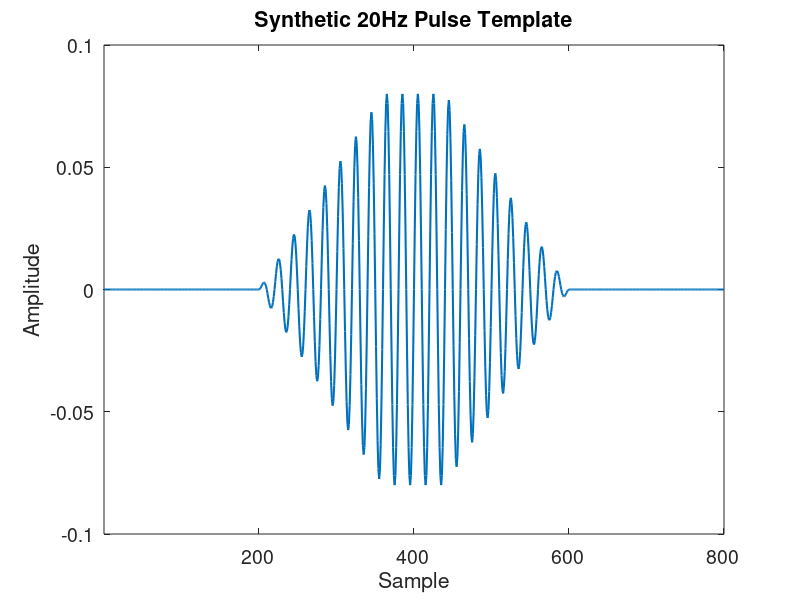

Write the MATLAB code that produced this figure. (Note: this script raises an error after producing the figure.)
% Create synthetic call waveform template
fs = 400; % Sampling frequency
dt = 1/fs; % seconds per sample 
dur = 2; % duration of signal (seconds)
t = (0:dt:dur)'; % timestamps of samples (seconds)
F = 20; % desired signal frequency (Hz) 
amp = [0.*(t(t<0.5));(t(t>=0.5 & t<0.9)-0.5).*0.2;0.08.*(ones(sum(t>=0.9 & t<=1.1),1));(flipud(t(t>=1.1 & t<1.5))-1.1).*0.2;0.*(t(t>1.5))];
data = amp.*sin(2*pi*F*t);

figure(1);clf
plot(data,'LineWidth',1.5);
xlim([1,length(data)])
ylim([-0.1 0.1])
xlabel('Sample')
ylabel('Amplitude')
set(gca,'FontSize',14)
title('Synthetic 20Hz Pulse Template');

saveas(gcf,'C:\Users\rec297\CCB\Teaching\MatchedFilterSyntheticTemplate.png')

figure(1);clf
plot(data,'-r');
xlim([1,length(data)])
ylim([-0.1 0.1])
xticklabels({})
yticklabels({})
set(gca,'color','none')
export_fig('C:\Users\rec297\CCB\Teaching\MatchedFilterSyntheticTemplate_noBackground.png','-transparent',1)

%% Load real data
inFile = 'C:\Users\rec297\CCB\Teaching\NYSDEC01_20171101_151140.wav';
info = audioinfo(inFile);
[y,Fs] = audioread(inFile);
y = double(y(:,3));

% Get call to use as natural waveform template
niceCall = y(37.3*info.SampleRate:39.3*info.SampleRate);
[b,a] = butter(5,0.15);
cleanCall = filter(b,a,niceCall);

figure(1);clf
plot(cleanCall,'LineWidth',1.5);
ylim([-0.1 0.1])
xlim([1,length(cleanCall)])
xlabel('Sample')
ylabel('Amplitude')
set(gca,'FontSize',14)
title('Natural 20Hz Pulse Template');

saveas(gcf,'C:\Users\rec297\CCB\Teaching\MatchedFilterNaturalTemplate.png')

%% Plot raw data w 20Hz pulses

NFFT = 256;
win = hann(NFFT);
overlap = floor(NFFT*0.75);

[s,f,t] = spectrogram(y(30*info.SampleRate:90*info.SampleRate),win,overlap,NFFT,info.SampleRate);
s = 20*log10(abs(s));

figure(2),clf
subplot(2,1,1)
plot(y(30*info.SampleRate:90*info.SampleRate))
xlabel('Sample')
ylabel('Normalized Amplitude')
xlim([1,length(y(30*info.SampleRate:90*info.SampleRate))])
ylim([-0.1 0.12])
set(gca,'FontSize',14)
subplot(2,1,2)
colormap jet
imagesc(t,f,s)
set(gca,'YDir','normal')
xlabel('Time (s)')
ylabel('Frequency (Hz)')
set(gca,'FontSize',14)
clim([-35,15])

saveas(gcf,'C:\Users\rec297\CCB\Teaching\Fin20HzPulses.png')


%% Cross-correlate waveform template w raw waveform data

% % fancy way (same results as simple way)
% synthFilt = data(end:-1:1);
% natFilt = cleanCall(end:-1:1);
% y_synthFilt = filter(synthFilt,1,y(30*info.SampleRate:90*info.SampleRate));
% y_natFilt = filter(natFilt,1,y(30*info.SampleRate:90*info.SampleRate));
% 
% figure(1),clf
% plot(y_natFilt)
% xlabel('Lag')
% ylabel('Cross-Correlation')
% set(gca,'FontSize',14)

% simple way
[c,lags] = xcorr(y(30*info.SampleRate:90*info.SampleRate),data);


figure(5),clf
plot(lags,c)
yline(0.2,'-r','LineWidth',1.5)
xlabel('Lag')
ylabel('Cross-Correlation')
xlim([0 lags(end)])
set(gca,'FontSize',14)

saveas(gcf,'C:\Users\rec297\CCB\Teaching\MatchedFilterOutput.png')


%%  Zoomed spectrogram showing downsweep contour

inFile = 'C:\Users\rec297\CCB\Teaching\NYSDEC01_20171101_151140.wav';
info = audioinfo(inFile);
[y,Fs] = audioread(inFile,[30*info.SampleRate,90*info.SampleRate]);
y = double(y(:,3));

NFFT = 256;
win = hann(NFFT);
overlap = floor(NFFT*0.75);

[s,f,t] = spectrogram(y,win,overlap,NFFT,info.SampleRate);
s = 20*log10(abs(s));

figure(5),clf
colormap jet
imagesc(t,f,s)
set(gca,'YDir','normal')
xlabel('Time (s)')
ylabel('Frequency (Hz)')
set(gca,'FontSize',14)
clim([-35,15])
ylim([0 50])
% xlim([4 31])

saveas(gcf,'C:\Users\rec297\CCB\Teaching\Fin20HzPulseSpecZoom.png')


%% Spectrogram template

inFile = 'C:\Users\rec297\CCB\Teaching\NYSDEC01_20171101_151140.wav';
info = audioinfo(inFile);
[y,Fs] = audioread(inFile);
y = double(y(:,3));

% Get call to use as specctrogram template
niceCall = [y(36*info.SampleRate:41*info.SampleRate)];
[b,a] = butter(5,0.15);
cleanCall = filter(b,a,niceCall);

NFFT = 256;
win = hann(NFFT);
overlap = floor(NFFT*0.75);

[s,f,t] = spectrogram(cleanCall,win,overlap,NFFT,info.SampleRate);
s = 20*log10(abs(s));
s(s<-25) = NaN;

figure(1)
colormap jet
imagesc(t,f,s)
set(gca,'YDir','normal')
xticklabels({})
yticklabels({})
ylim([0 50])
clim([-25,10])

saveas(gcf,'C:\Users\rec297\CCB\Teaching\SpectrogramTemplate.png')

%% Perform spectrogram cross-correlation

inFile = 'C:\Users\rec297\CCB\Teaching\NYSDEC01_20171101_151140.wav';
info = audioinfo(inFile);
[y,Fs] = audioread(inFile);
y = double(y(:,1));

% Get call to use as natural spectrogram template
niceCall = y(37.3*info.SampleRate:39.3*info.SampleRate);
[b,a] = butter(5,0.15);
cleanCall = filter(b,a,niceCall);

y = y(30*info.SampleRate:90*info.SampleRate);

win = 801;
NFFT = 256;
noverlap = floor(win*0.75);

S = [];
T = [];
k = 1;
for i=1:(length(y)-win)
% s = xspectrogram(cleanCall,y(i:(i+win-1)),win,noverlap,NFFT);
s = xspectrogram(cleanCall,cleanData(i:(i+win-1)),win,noverlap,NFFT);

S = [S;max(s(2:end))];
end

figure(5),clf
plot(S,'-','LineWidth',1.5)
yline(0.2e-4,'-r','LineWidth',1.5)
xlabel('Lag')
ylabel('Cross-Correlation')
xlim([0 length(S)])
set(gca,'FontSize',14)

saveas(gcf,'C:\Users\rec297\CCB\Teaching\SpecXCorrOutput.png')


